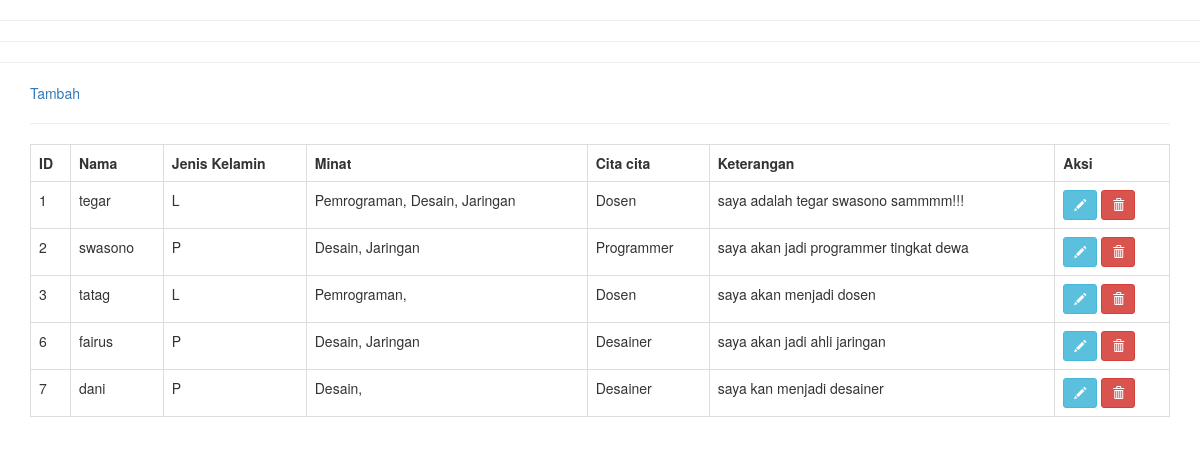
/PHPDatabase/crud/index.php, run on the app's committed database.
### tables this page shows
CREATE TABLE `data_diri` (
  `id` int(11) NOT NULL,
  `nama` varchar(20) NOT NULL,
  `jenis_kelamin` enum('L','P') NOT NULL,
  `minat` varchar(20) NOT NULL,
  `cita_cita` varchar(20) NOT NULL,
  `keterangan` text NOT NULL
);

### PHPDatabase/crud/index.php (the view, shortened to what this page needs)
<!DOCTYPE html>
<html>
<head>
	<link rel="stylesheet" type="text/css" href="css/bootstrap.min.css">
</head>
<body>
	<hr/>
	<hr/>
	<hr/>
	<div class="container">
		<a href="tambah.php">Tambah</a>
		<hr/>
		<table class="table table-bordered">
		<tr>
			<th>ID</th>
			<th>Nama</th>
			<th>Jenis Kelamin</th>
			<th>Minat</th>
			<th>Cita cita</th>
			<th>Keterangan</th>
			<th>Aksi</th>
		</tr>
		<?php
			$query= mysql_query('select * from data_diri') or die(mysql_error());
			if(mysql_num_rows($query)==0){
				echo "data kosong";
			}
			else{
				while($data= mysql_fetch_assoc($query)){
					echo '<tr>';
						echo '<td>'.$data['id'].'</td>';
						echo '<td>'.$data['nama'].'</td>';
						echo '<td>'.$data['jenis_kelamin'].'</td>';
						echo '<td>';
							$minat= explode(',',$data['minat']);
							for($a=0; $a<count($minat)-1; $a++){
								if($minat[$a]==1){
									echo 'Pemrograman, ';
								}
								else if($minat[$a]==2){
									echo 'Desain, ';
								}
								else if($minat[$a]==3){
									echo 'Jaringan';
								}
							}
						echo '</td>';
						echo '<td>'.$data['cita_cita'].'</td>';
						echo '<td>'.$data['keterangan'].'</td>';
						echo '<td>';
							echo '<a href="edit.php?id='.$data['id'].'" class="btn btn-info btn-sm"><i class="glyphicon glyphicon-pencil"></i></a> ';
							echo '<a href="aksi.php?hapus='.$data['id'].'" class="btn btn-danger btn-sm"><i class="glyphicon glyphicon-trash"></i></a> ';
						echo '</td>';
					echo '</tr>';
				}
			}
		?>
		</table>
	</div>
</body>
</html>

### data on the page
data_diri: id "1", nama "tegar", jenis_kelamin "L", minat "Pemrograman,", cita_cita "Dosen", keterangan "saya adalah tegar swasono sammmm!!!"
data_diri: id "2", nama "swasono", jenis_kelamin "P", minat "Desain,", cita_cita "Programmer", keterangan "saya akan jadi programmer tingkat dewa"
data_diri: id "3", nama "tatag", jenis_kelamin "L", minat "Pemrograman,", cita_cita "Dosen", keterangan "saya akan menjadi dosen"
data_diri: id "6", nama "fairus", jenis_kelamin "P", minat "Desain,", cita_cita "Desainer", keterangan "saya akan jadi ahli jaringan"
data_diri: id "7", nama "dani", jenis_kelamin "P", minat "Desain,", cita_cita "Desainer", keterangan "saya kan menjadi desainer"
